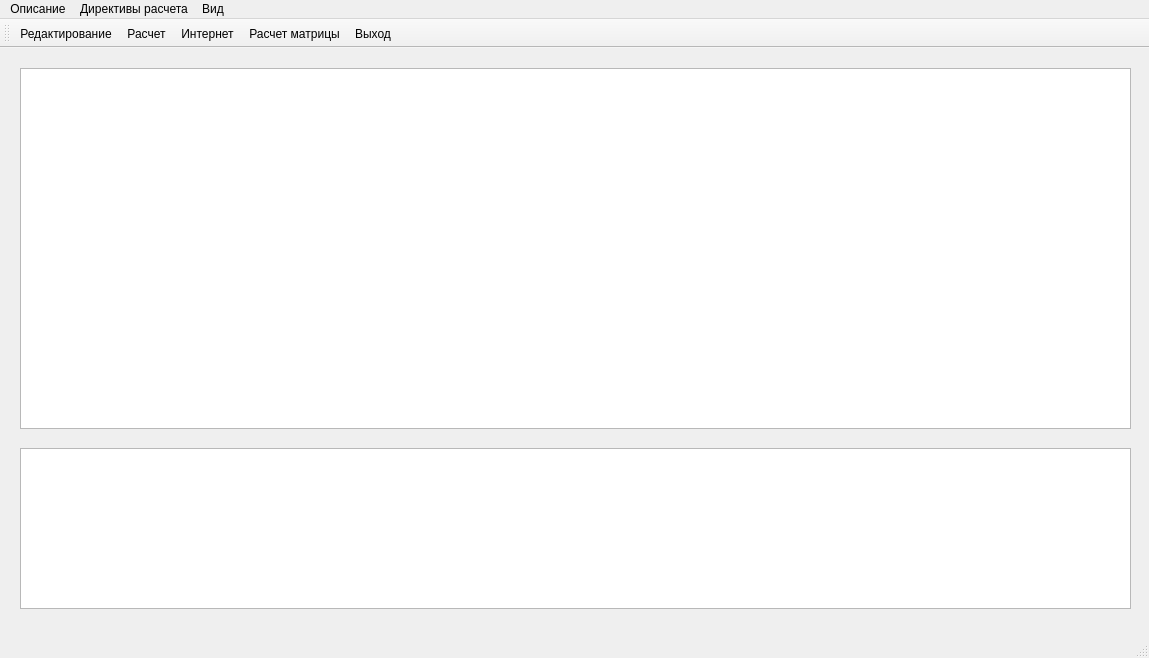
<?xml version="1.0" encoding="UTF-8"?>
<ui version="4.0">
 <class>MainWindow</class>
 <widget class="QMainWindow" name="MainWindow">
  <property name="geometry">
   <rect>
    <x>0</x>
    <y>0</y>
    <width>1149</width>
    <height>658</height>
   </rect>
  </property>
  <property name="windowTitle">
   <string>Моделирование непрерывных систем</string>
  </property>
  <widget class="QWidget" name="centralWidget">
   <widget class="QTextEdit" name="Logger">
    <property name="geometry">
     <rect>
      <x>20</x>
      <y>400</y>
      <width>1111</width>
      <height>161</height>
     </rect>
    </property>
   </widget>
   <widget class="QTableWidget" name="result_table">
    <property name="geometry">
     <rect>
      <x>20</x>
      <y>20</y>
      <width>1111</width>
      <height>361</height>
     </rect>
    </property>
   </widget>
  </widget>
  <widget class="QMenuBar" name="menuBar">
   <property name="geometry">
    <rect>
     <x>0</x>
     <y>0</y>
     <width>1149</width>
     <height>23</height>
    </rect>
   </property>
   <widget class="QMenu" name="direction">
    <property name="title">
     <string>Директивы расчета</string>
    </property>
    <addaction name="ID_F"/>
    <addaction name="ID_IO"/>
   </widget>
   <widget class="QMenu" name="view">
    <property name="title">
     <string>Вид</string>
    </property>
    <addaction name="ID_PRIV"/>
    <addaction name="ID_SYS"/>
   </widget>
   <widget class="QMenu" name="description">
    <property name="title">
     <string>Описание</string>
    </property>
    <addaction name="ID_CONS"/>
    <addaction name="ID_IFILE"/>
    <addaction name="ID_OFILE"/>
   </widget>
   <addaction name="description"/>
   <addaction name="direction"/>
   <addaction name="view"/>
  </widget>
  <widget class="QStatusBar" name="statusBar"/>
  <widget class="QToolBar" name="mainToolBar">
   <property name="sizePolicy">
    <sizepolicy hsizetype="Preferred" vsizetype="Fixed">
     <horstretch>0</horstretch>
     <verstretch>0</verstretch>
    </sizepolicy>
   </property>
   <property name="windowTitle">
    <string>toolBar</string>
   </property>
   <attribute name="toolBarArea">
    <enum>TopToolBarArea</enum>
   </attribute>
   <attribute name="toolBarBreak">
    <bool>false</bool>
   </attribute>
   <addaction name="ID_RED"/>
   <addaction name="ID_CALC"/>
   <addaction name="ID_INTERNET"/>
   <addaction name="ID_CALC_MATRIX"/>
   <addaction name="ID_EXIT"/>
  </widget>
  <action name="ID_CONS">
   <property name="text">
    <string>Ввод с клавиатуры</string>
   </property>
  </action>
  <action name="ID_IFILE">
   <property name="text">
    <string>Ввод из файла</string>
   </property>
  </action>
  <action name="ID_F">
   <property name="text">
    <string>Вид частотной характеристики</string>
   </property>
  </action>
  <action name="ID_IO">
   <property name="text">
    <string>Вх/вых узлы</string>
   </property>
  </action>
  <action name="ID_PRIV">
   <property name="text">
    <string>Собственный браузер</string>
   </property>
  </action>
  <action name="ID_SYS">
   <property name="text">
    <string>Системный браузер</string>
   </property>
  </action>
  <action name="ID_EXIT">
   <property name="text">
    <string>Выход</string>
   </property>
   <property name="shortcut">
    <string>Esc</string>
   </property>
  </action>
  <action name="ID_RED">
   <property name="checkable">
    <bool>false</bool>
   </property>
   <property name="text">
    <string>Редактирование</string>
   </property>
  </action>
  <action name="ID_CALC">
   <property name="text">
    <string>Расчет</string>
   </property>
  </action>
  <action name="ID_INTERNET">
   <property name="text">
    <string>Интернет</string>
   </property>
  </action>
  <action name="ID_OFILE">
   <property name="text">
    <string>Вывод в файл</string>
   </property>
  </action>
  <action name="ID_CALC_MATRIX">
   <property name="text">
    <string>Расчет матрицы</string>
   </property>
  </action>
 </widget>
 <layoutdefault spacing="6" margin="11"/>
 <resources/>
 <connections/>
</ui>
